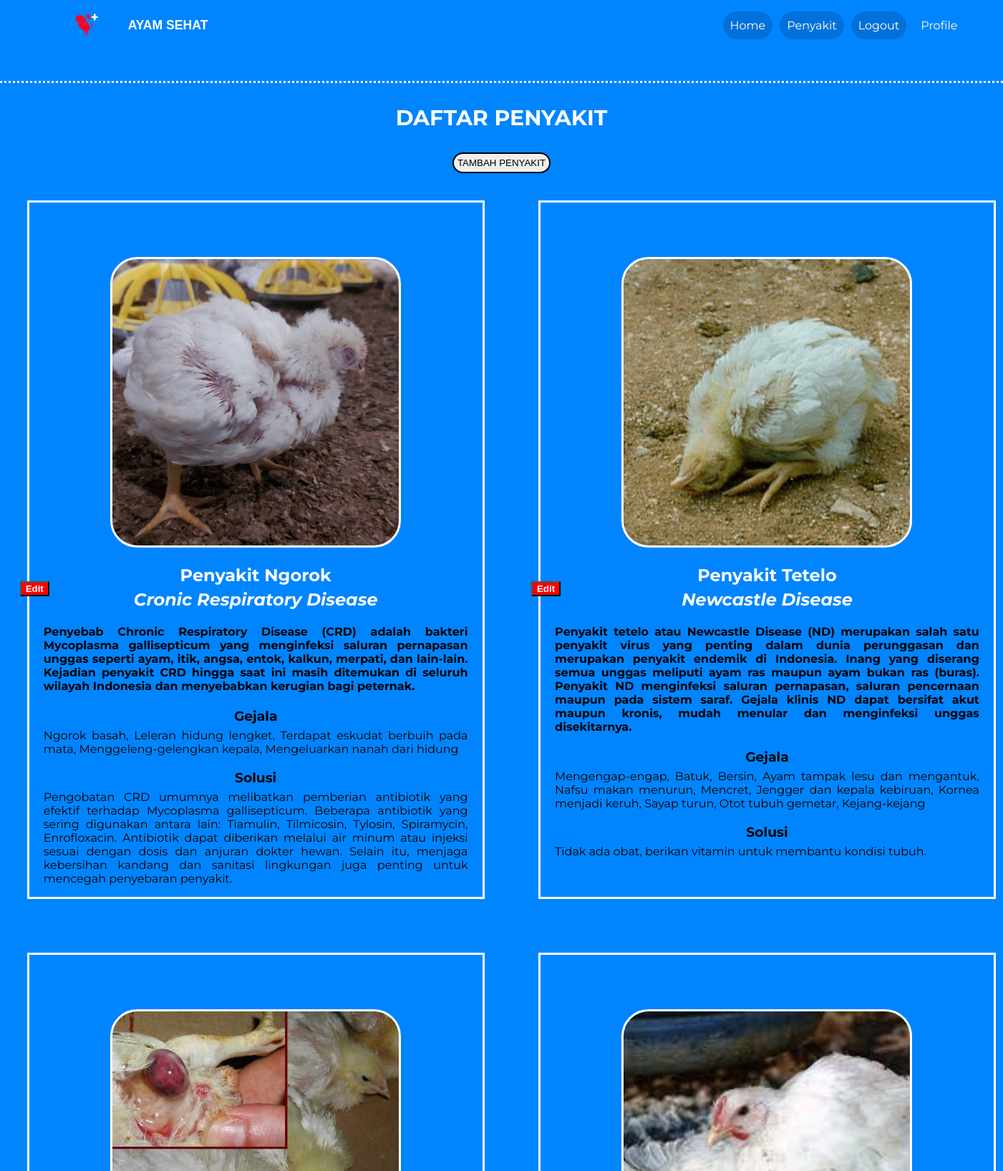
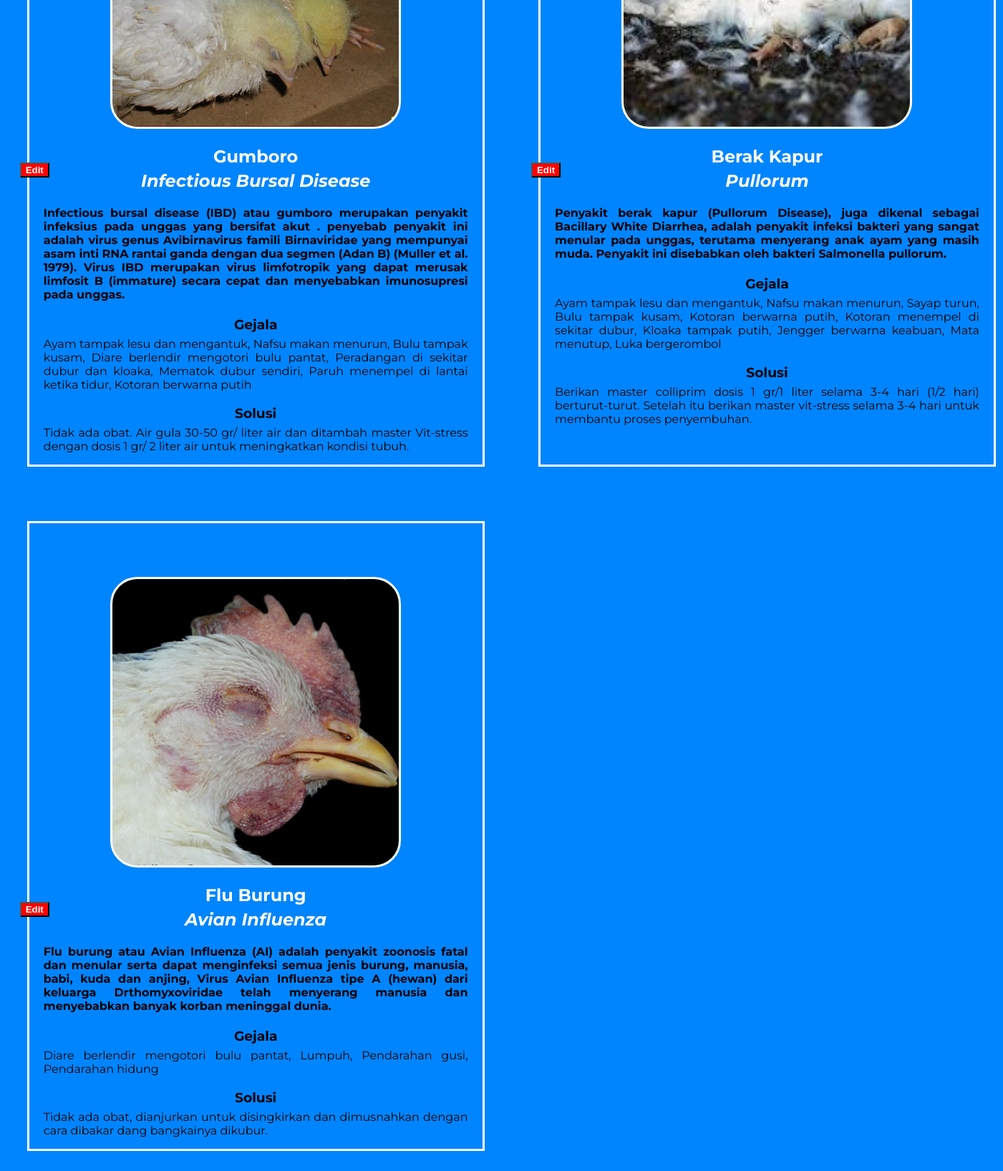
The page /dokter/penyakit/penyakit.php on the database its author committed (2 pictures, top to bottom).
### tables this page shows
CREATE TABLE `p_ayambroiler` (
  `no` int(10) NOT NULL,
  `idpenyakit` varchar(20) NOT NULL,
  `gambar` varchar(255) NOT NULL,
  `namapenyakit` varchar(255) NOT NULL,
  `namailmiah` varchar(255) NOT NULL,
  `keterangan` varchar(2555) NOT NULL,
  `gejala` varchar(2555) NOT NULL,
  `solusi` varchar(2555) NOT NULL
);

### dokter/penyakit/penyakit.php (the view, shortened to what this page needs)
<?php
include 'koneksi.php';
?>
<!DOCTYPE html>
<html lang="en">
<head>
    <link rel="stylesheet" href="a.css">
</head>
<body>
    <nav class="navbar">
        <div class="container1">
            <a href="" onclick="index()">
                <img src="../../00image/logo2.png" alt="LOGO" id="logo">
            </a>
            <a href="" onclick="index()" id="ayamsehat">AYAM SEHAT</a>
            <ul class="menu">
                <li><a href="../homepage/homepage.php">Home</a></li>
                <li><a href="../penyakit/penyakit.php">Penyakit</a></li>
                <li><a href="../../0interface/index.php">Logout</a></li>
            </ul>
            <a href="#" id="profile">Profile</a>
        </div>
    </nav>
    <div class="container0"></div>
    <div class="container2">
        <div class='judul'>
            <p id="judul">DAFTAR PENYAKIT</p>
            <button type="button" id="btn-click">TAMBAH PENYAKIT</button>
        </div>
        <div class="listpenyakit">
            <?php
            $sql = "SELECT * FROM p_ayambroiler";
            $result = $conn->query($sql);
            if ($result->num_rows > 0) {
                while ($row = $result->fetch_assoc()) {
                    echo "<div class='penyakit-item'>";
                    echo "  <div class='isipenyakit'>";
                    echo "      <button class='edit-penyakit' data-id='" . $row['idpenyakit'] . "'>Edit</button>";
                    echo "      <img src='uploads/" . $row['gambar'] . "' alt='Gambar Penyakit'>";
                    echo "  </div>";
                    echo "  <h2 id='judulpenyakit'>" . $row['namapenyakit'] . "</h2>";
                    echo "  <h2 id='namailmiah'>" . $row['namailmiah'] . "</h2>";
                    echo "  <h4 id='keterangan'>" . $row['keterangan'] . "</h4>";
                    echo "  <div class='gejala-solusi'>";
                    echo "  <h3><strong>Gejala</strong></h3>";
                    echo "      <p>" . $row['gejala'] . "</p>";
                    echo "  <h3><strong>Solusi</strong></h3>";
                    echo "      <p>" . $row['solusi'] . "</p>";
                    echo "  </div>";
                    echo "</div>";
                }
            } else {
                echo "Tidak ada data ditemukan.";
            }
            ?>
        </div>
    </div>
</body>
</html>

### dokter/penyakit/a.css (style rules this page uses)
body { font-family: 'Montserrat', sans-serif; margin: 0; padding: 0; background-color: #0085FF; }
.navbar { background-color: #00000000; margin-inline-start: 30rem; position: fixed; z-index: 1; margin-top: 0; }
.navbar li { border-radius: 10cm; }
.menu { margin-left: 19cm; display: flex; list-style: none; padding: 0; transition: all 1s; }
.menu li { padding-left: 0; margin-right: 10px; background-color: #00000025; border-radius: 10cm; }
.menu li a { padding: 10px; color: #ffffff; text-decoration: none; display: inline-block; }
#profile { padding-left: 0; margin-right: 10px; padding: 10px; color: #ffffff; text-decoration: none; display: inline-block; }
#logo { width: 50px; height: 50px; margin-left: -24rem; background-color: #ffffff00; border-radius: 10cm; }
#ayamsehat { font-weight: bold; font-size: 110%; font-family:"Arial"; margin-left: -8cm; position: relative; color: #ffffff; border-radius: 10cm; padding: 1px; text-decoration: none; }
.container1 { display: flex; justify-content: space-between; align-items: center; }
.container0 { padding: 1cm; }
.container2 { margin-top: 1cm; padding-bottom: 2cm; align-items: center; text-align: center; border-style: dotted; border-top-color: white; border-inline: none; border-bottom: none; }
.edit-penyakit { position: absolute; top: 14cm; right: 16cm; z-index: 1000; background-color: red; color: white; font-weight: bold; cursor: pointer; }
.listpenyakit { display: flex; }
.penyakit-item { border-style: solid; margin: 1cm; border-color: white; }
.listpenyakit h2 { color: white; }
#judulpenyakit { margin-bottom: -15px; }
#namailmiah { font-style: italic; }
.gejala-solusi h3 { margin-bottom: -10px; }
.gejala-solusi p { margin-inline: 20px; text-align: justify; }
#keterangan { text-align: justify; margin-inline: 20px; }
.penyakit-item img { width: 400px; height: 400px; object-fit: cover; background-color: rgb(201, 201, 201); border-radius: 1cm; border-style: solid; border-color: white; margin-inline: 3cm; margin-top: 2cm; }
.listpenyakit { display: grid; grid-template-columns: repeat(2, 1fr); }
.isipenyakit { position: relative; }
#judul { font-size: 30px; font-weight: bolder; text-align: center; color: white; }
#btn-click,#edit { border-radius: 10cm; padding: 5px; margin-inline: 15px; cursor: pointer; border-style: solid; }

### rows shown on the page
p_ayambroiler: gambar (picture), namapenyakit "Penyakit Ngorok", namailmiah "Cronic Respiratory Disease", keterangan "Penyebab Chronic Respiratory Disease (CRD) adalah bakteri Mycoplasma gallisepticum yang menginfeksi saluran pernapasan unggas seperti ayam, itik, angsa, entok, kalkun, merpati, dan lain-lain. Kejadian penyakit CRD hingga saat ini masih ditemukan di seluruh wilayah Indonesia dan menyebabkan kerugian bagi peternak.", gejala "Ngorok basah, Leleran hidung lengket, Terdapat eskudat berbuih pada mata, Menggeleng-gelengkan kepala, Mengeluarkan nanah dari hidung", solusi "Pengobatan CRD umumnya melibatkan pemberian antibiotik yang efektif terhadap Mycoplasma gallisepticum. Beberapa antibiotik yang sering digunakan antara lain: Tiamulin, Tilmicosin, Tylosin, Spiramycin, Enrofloxacin. Antibiotik dapat diberikan melalui air minum atau injeksi sesuai dengan dosis dan anjuran dokter hewan. Selain itu, menjaga kebersihan kandang dan sanitasi lingkungan juga penting untuk mencegah penyebaran penyakit."
p_ayambroiler: gambar (picture), namapenyakit "Penyakit Tetelo", namailmiah "Newcastle Disease", keterangan "Penyakit tetelo atau Newcastle Disease (ND) merupakan salah satu penyakit virus yang penting dalam dunia perunggasan dan merupakan penyakit endemik di Indonesia. Inang yang diserang semua unggas meliputi ayam ras maupun ayam bukan ras (buras). Penyakit ND menginfeksi saluran pernapasan, saluran pencernaan maupun pada sistem saraf. Gejala klinis ND dapat bersifat akut maupun kronis, mudah menular dan menginfeksi unggas disekitarnya.", gejala "Mengengap-engap, Batuk, Bersin, Ayam tampak lesu dan mengantuk, Nafsu makan menurun, Mencret, Jengger dan kepala kebiruan, Kornea menjadi keruh, Sayap turun, Otot tubuh gemetar, Kejang-kejang", solusi "Tidak ada obat, berikan vitamin untuk membantu kondisi tubuh."
p_ayambroiler: gambar (picture), namapenyakit "Gumboro", namailmiah "Infectious Bursal Disease", keterangan "Infectious bursal disease (IBD) atau gumboro merupakan penyakit infeksius pada unggas yang bersifat akut . penyebab penyakit ini adalah virus genus Avibirnavirus famili Birnaviridae yang mempunyai asam inti RNA rantai ganda dengan dua segmen (Adan B) (Muller et al. 1979). Virus IBD merupakan virus limfotropik yang dapat merusak limfosit B (immature) secara cepat dan menyebabkan imunosupresi pada unggas.", gejala "Ayam tampak lesu dan mengantuk, Nafsu makan menurun, Bulu tampak kusam, Diare berlendir mengotori bulu pantat, Peradangan di sekitar dubur dan kloaka, Mematok dubur sendiri, Paruh menempel di lantai ketika tidur, Kotoran berwarna putih", solusi "Tidak ada obat. Air gula 30-50 gr/ liter air dan ditambah master Vit-stress dengan dosis 1 gr/ 2 liter air untuk meningkatkan kondisi tubuh."
p_ayambroiler: gambar (picture), namapenyakit "Berak Kapur", namailmiah "Pullorum", keterangan "Penyakit berak kapur (Pullorum Disease), juga dikenal sebagai Bacillary White Diarrhea, adalah penyakit infeksi bakteri yang sangat menular pada unggas, terutama menyerang anak ayam yang masih muda. Penyakit ini disebabkan oleh bakteri Salmonella pullorum.", gejala "Ayam tampak lesu dan mengantuk, Nafsu makan menurun, Sayap turun, Bulu tampak kusam, Kotoran berwarna putih, Kotoran menempel di sekitar dubur, Kloaka tampak putih, Jengger berwarna keabuan, Mata menutup, Luka bergerombol", solusi "Berikan master colliprim dosis 1 gr/1 liter selama 3-4 hari (1/2 hari) berturut-turut. Setelah itu berikan master vit-stress selama 3-4 hari untuk membantu proses penyembuhan."
p_ayambroiler: gambar (picture), namapenyakit "Flu Burung", namailmiah "Avian Influenza", keterangan "Flu burung atau Avian Influenza (AI) adalah penyakit zoonosis fatal dan menular serta dapat menginfeksi semua jenis burung, manusia, babi, kuda dan anjing, Virus Avian Influenza tipe A (hewan) dari keluarga Drthomyxoviridae telah menyerang manusia dan menyebabkan banyak korban meninggal dunia.", gejala "Diare berlendir mengotori bulu pantat, Lumpuh, Pendarahan gusi, Pendarahan hidung", solusi "Tidak ada obat, dianjurkan untuk disingkirkan dan dimusnahkan dengan cara dibakar dang bangkainya dikubur."
